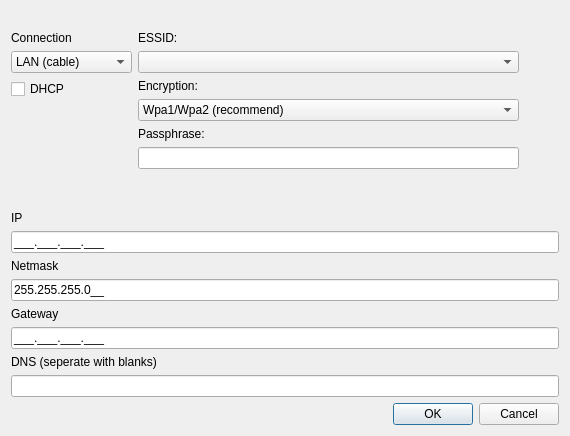
<?xml version="1.0" encoding="UTF-8"?>
<ui version="4.0">
 <class>NetworkDialog</class>
 <widget class="QDialog" name="NetworkDialog">
  <property name="geometry">
   <rect>
    <x>0</x>
    <y>0</y>
    <width>570</width>
    <height>436</height>
   </rect>
  </property>
  <property name="windowTitle">
   <string>Dialog</string>
  </property>
  <layout class="QGridLayout" name="gridLayout">
   <item row="0" column="0">
    <layout class="QVBoxLayout" name="verticalLayout_2">
     <item>
      <widget class="QLabel" name="lb_error">
       <property name="text">
        <string/>
       </property>
      </widget>
     </item>
     <item>
      <layout class="QHBoxLayout" name="horizontalLayout_2" stretch="0,5,0">
       <item>
        <layout class="QVBoxLayout" name="verticalLayout_4">
         <item>
          <widget class="QLabel" name="labelConnection">
           <property name="text">
            <string>Connection</string>
           </property>
          </widget>
         </item>
         <item alignment="Qt::AlignBottom">
          <widget class="QComboBox" name="cb_connection">
           <item>
            <property name="text">
             <string>LAN (cable)</string>
            </property>
           </item>
           <item>
            <property name="text">
             <string>WLAN (wireless)</string>
            </property>
           </item>
          </widget>
         </item>
         <item>
          <widget class="QCheckBox" name="chk_dhcp">
           <property name="text">
            <string>DHCP</string>
           </property>
          </widget>
         </item>
         <item>
          <spacer name="verticalSpacer">
           <property name="orientation">
            <enum>Qt::Vertical</enum>
           </property>
           <property name="sizeHint" stdset="0">
            <size>
             <width>20</width>
             <height>40</height>
            </size>
           </property>
          </spacer>
         </item>
        </layout>
       </item>
       <item>
        <layout class="QVBoxLayout" name="verticalLayout_Wifi">
         <item>
          <widget class="QLabel" name="lb_essid">
           <property name="text">
            <string>ESSID:</string>
           </property>
          </widget>
         </item>
         <item>
          <widget class="QComboBox" name="cb_essid"/>
         </item>
         <item>
          <widget class="QLabel" name="lb_encryption">
           <property name="text">
            <string>Encryption:</string>
           </property>
          </widget>
         </item>
         <item>
          <widget class="QComboBox" name="cb_encryption">
           <item>
            <property name="text">
             <string>Wpa1/Wpa2 (recommend)</string>
            </property>
           </item>
          </widget>
         </item>
         <item>
          <widget class="QLabel" name="lb_passphrase">
           <property name="text">
            <string>Passphrase:</string>
           </property>
          </widget>
         </item>
         <item>
          <widget class="QLineEdit" name="edit_passphrase"/>
         </item>
         <item>
          <spacer name="verticalSpacer_2">
           <property name="orientation">
            <enum>Qt::Vertical</enum>
           </property>
           <property name="sizeHint" stdset="0">
            <size>
             <width>20</width>
             <height>40</height>
            </size>
           </property>
          </spacer>
         </item>
        </layout>
       </item>
       <item>
        <spacer name="horizontalSpacer">
         <property name="orientation">
          <enum>Qt::Horizontal</enum>
         </property>
         <property name="sizeHint" stdset="0">
          <size>
           <width>40</width>
           <height>20</height>
          </size>
         </property>
        </spacer>
       </item>
      </layout>
     </item>
     <item>
      <widget class="QLabel" name="lb_ip">
       <property name="text">
        <string>IP</string>
       </property>
      </widget>
     </item>
     <item>
      <widget class="QLineEdit" name="edit_ip">
       <property name="inputMethodHints">
        <set>Qt::ImhNone</set>
       </property>
       <property name="inputMask">
        <string>000.000.000.000;_</string>
       </property>
       <property name="text">
        <string>...</string>
       </property>
      </widget>
     </item>
     <item>
      <widget class="QLabel" name="lb_netmask">
       <property name="text">
        <string>Netmask</string>
       </property>
      </widget>
     </item>
     <item>
      <widget class="QLineEdit" name="edit_netmask">
       <property name="inputMask">
        <string>000.000.000.000;_</string>
       </property>
       <property name="text">
        <string>255.255.255.0</string>
       </property>
      </widget>
     </item>
     <item>
      <widget class="QLabel" name="lb_gateway">
       <property name="text">
        <string>Gateway</string>
       </property>
      </widget>
     </item>
     <item>
      <widget class="QLineEdit" name="edit_gateway">
       <property name="inputMask">
        <string>000.000.000.000;_</string>
       </property>
      </widget>
     </item>
     <item>
      <widget class="QLabel" name="lb_dns">
       <property name="text">
        <string>DNS (seperate with blanks)</string>
       </property>
      </widget>
     </item>
     <item>
      <widget class="QLineEdit" name="edit_dns">
       <property name="inputMask">
        <string/>
       </property>
       <property name="text">
        <string/>
       </property>
      </widget>
     </item>
     <item>
      <widget class="QDialogButtonBox" name="buttonsOption">
       <property name="enabled">
        <bool>true</bool>
       </property>
       <property name="font">
        <font>
         <kerning>true</kerning>
        </font>
       </property>
       <property name="orientation">
        <enum>Qt::Horizontal</enum>
       </property>
       <property name="standardButtons">
        <set>QDialogButtonBox::Cancel|QDialogButtonBox::Ok</set>
       </property>
      </widget>
     </item>
    </layout>
   </item>
  </layout>
 </widget>
 <resources/>
 <connections>
  <connection>
   <sender>buttonsOption</sender>
   <signal>accepted()</signal>
   <receiver>NetworkDialog</receiver>
   <slot>accept()</slot>
   <hints>
    <hint type="sourcelabel">
     <x>349</x>
     <y>186</y>
    </hint>
    <hint type="destinationlabel">
     <x>349</x>
     <y>103</y>
    </hint>
   </hints>
  </connection>
  <connection>
   <sender>buttonsOption</sender>
   <signal>rejected()</signal>
   <receiver>NetworkDialog</receiver>
   <slot>reject()</slot>
   <hints>
    <hint type="sourcelabel">
     <x>349</x>
     <y>186</y>
    </hint>
    <hint type="destinationlabel">
     <x>349</x>
     <y>103</y>
    </hint>
   </hints>
  </connection>
 </connections>
</ui>
